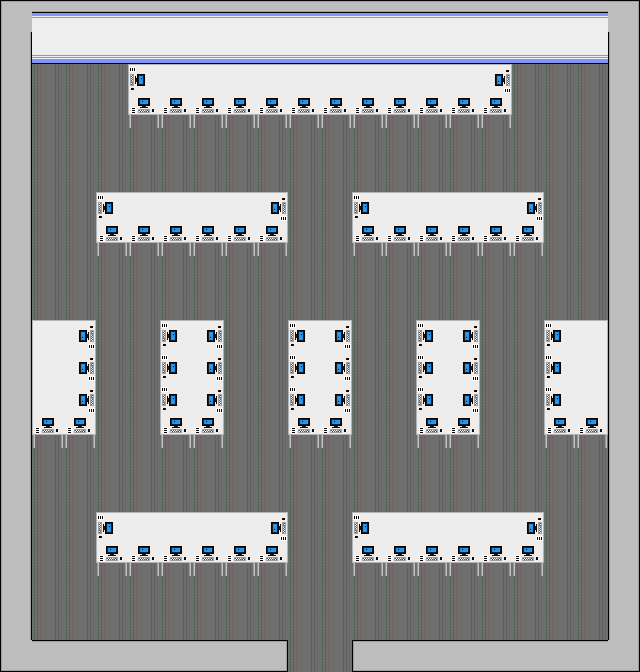

Rendered tile map (Tiled .tmx) drawn with the repository's tilesets; below, a short description and the map source with its tile grids summarised:
An orthogonal 20x21 tile map with 32x32 px tiles, 2 tile layers (Background, Collision) and 32 objects (5x phantom, page, bigPhantom).

<map version="1.8" tiledversion="1.8.5" orientation="orthogonal" renderorder="right-down" width="20" height="21" tilewidth="32" tileheight="32" infinite="0" nextlayerid="7" nextobjectid="53">
 <editorsettings>
  <export target="computerLevel.json" format="json" />
 </editorsettings>
 <tileset firstgid="1" name="computer_lab_spritesheet" tilewidth="32" tileheight="32" tilecount="30" columns="5">
  <image source="computer_lab_spritesheet.png" trans="ff00ff" width="160" height="192" />
  <tile id="1">
   <properties>
    <property name="collides" type="bool" value="true" />
   </properties>
  </tile>
  <tile id="2">
   <properties>
    <property name="collides" type="bool" value="true" />
   </properties>
  </tile>
  <tile id="3">
   <properties>
    <property name="collides" type="bool" value="true" />
   </properties>
  </tile>
  <tile id="4">
   <properties>
    <property name="collides" type="bool" value="true" />
   </properties>
  </tile>
  <tile id="5">
   <properties>
    <property name="collides" type="bool" value="true" />
   </properties>
  </tile>
  <tile id="6">
   <properties>
    <property name="collides" type="bool" value="true" />
   </properties>
  </tile>
  <tile id="7">
   <properties>
    <property name="collides" type="bool" value="true" />
   </properties>
  </tile>
  <tile id="8">
   <properties>
    <property name="collides" type="bool" value="true" />
   </properties>
  </tile>
  <tile id="9">
   <properties>
    <property name="collides" type="bool" value="true" />
   </properties>
  </tile>
  <tile id="10">
   <properties>
    <property name="collides" type="bool" value="true" />
   </properties>
  </tile>
  <tile id="11">
   <properties>
    <property name="collides" type="bool" value="true" />
   </properties>
  </tile>
  <tile id="12">
   <properties>
    <property name="collides" type="bool" value="true" />
   </properties>
  </tile>
  <tile id="13">
   <properties>
    <property name="collides" type="bool" value="true" />
   </properties>
  </tile>
  <tile id="14">
   <properties>
    <property name="collides" type="bool" value="true" />
   </properties>
  </tile>
  <tile id="15">
   <properties>
    <property name="collides" type="bool" value="true" />
   </properties>
  </tile>
  <tile id="16">
   <properties>
    <property name="collides" type="bool" value="true" />
   </properties>
  </tile>
  <tile id="17">
   <properties>
    <property name="collides" type="bool" value="true" />
   </properties>
  </tile>
  <tile id="18">
   <properties>
    <property name="collides" type="bool" value="true" />
   </properties>
  </tile>
  <tile id="19">
   <properties>
    <property name="collides" type="bool" value="true" />
   </properties>
  </tile>
  <tile id="20">
   <properties>
    <property name="collides" type="bool" value="true" />
   </properties>
  </tile>
  <tile id="21">
   <properties>
    <property name="collides" type="bool" value="true" />
   </properties>
  </tile>
  <tile id="22">
   <properties>
    <property name="collides" type="bool" value="true" />
   </properties>
  </tile>
  <tile id="23">
   <properties>
    <property name="collides" type="bool" value="true" />
   </properties>
  </tile>
  <tile id="24">
   <properties>
    <property name="collides" type="bool" value="true" />
   </properties>
  </tile>
  <tile id="25">
   <properties>
    <property name="collides" type="bool" value="true" />
   </properties>
  </tile>
  <tile id="26">
   <properties>
    <property name="collides" type="bool" value="true" />
   </properties>
  </tile>
  <tile id="27">
   <properties>
    <property name="collides" type="bool" value="true" />
   </properties>
  </tile>
 </tileset>
 <layer id="4" name="Background" width="20" height="21">
  <data>[420 cells, 420 non-empty, 1 distinct tile ids]</data>
 </layer>
 <layer id="1" name="Collision" width="20" height="21">
  <data>[420 cells, 206 non-empty, 22 distinct tile ids]</data>
 </layer>
 <objectgroup id="6" name="Objects">
  <object id="6" name="phantom" x="32" y="480">
   <properties>
    <property name="point1" type="object" value="18" />
    <property name="point2" type="object" value="19" />
    <property name="point3" type="object" value="23" />
    <property name="point4" type="object" value="22" />
    <property name="point5" type="object" value="43" />
    <property name="point6" type="object" value="44" />
    <property name="point7" type="object" value="45" />
    <property name="point8" type="object" value="46" />
    <property name="point9" type="object" value="47" />
   </properties>
   <point />
  </object>
  <object id="7" name="phantom" x="32" y="512">
   <properties>
    <property name="point1" type="object" value="12" />
   </properties>
   <point />
  </object>
  <object id="8" name="phantom" x="576" y="320">
   <properties>
    <property name="point1" type="object" value="26" />
    <property name="point2" type="object" value="28" />
    <property name="point3" type="object" value="32" />
    <property name="point4" type="object" value="30" />
    <property name="point5" type="object" value="48" />
    <property name="point6" type="object" value="49" />
    <property name="point7" type="object" value="50" />
    <property name="point8" type="object" value="51" />
    <property name="point9" type="object" value="52" />
   </properties>
   <point />
  </object>
  <object id="9" name="phantom" x="576" y="192">
   <properties>
    <property name="point1" type="object" value="35" />
    <property name="point2" type="object" value="36" />
    <property name="point3" type="object" value="39" />
   </properties>
   <point />
  </object>
  <object id="11" name="phantom" x="32" y="192">
   <properties>
    <property name="point1" type="object" value="38" />
    <property name="point2" type="object" value="37" />
    <property name="point3" type="object" value="34" />
   </properties>
   <point />
  </object>
  <object id="12" x="576" y="512">
   <point />
  </object>
  <object id="18" x="96" y="480">
   <point />
  </object>
  <object id="19" x="96" y="320">
   <point />
  </object>
  <object id="22" x="224" y="480">
   <point />
  </object>
  <object id="23" x="224" y="320">
   <point />
  </object>
  <object id="26" x="512" y="320">
   <point />
  </object>
  <object id="28" x="512" y="480">
   <point />
  </object>
  <object id="30" x="384" y="320">
   <point />
  </object>
  <object id="32" x="384" y="480">
   <point />
  </object>
  <object id="34" x="288" y="192">
   <point />
  </object>
  <object id="35" x="320" y="192">
   <point />
  </object>
  <object id="36" x="320" y="288">
   <point />
  </object>
  <object id="37" x="288" y="288">
   <point />
  </object>
  <object id="38" x="32" y="288">
   <point />
  </object>
  <object id="39" x="576" y="288">
   <point />
  </object>
  <object id="41" name="page" x="64" y="128" width="32" height="32" />
  <object id="42" name="bigPhantom" x="64" y="-128">
   <point />
  </object>
  <object id="43" x="352" y="480">
   <point />
  </object>
  <object id="44" x="352" y="320">
   <point />
  </object>
  <object id="45" x="480" y="320">
   <point />
  </object>
  <object id="46" x="480" y="480">
   <point />
  </object>
  <object id="47" x="576" y="480">
   <point />
  </object>
  <object id="48" x="256" y="320">
   <point />
  </object>
  <object id="49" x="256" y="480">
   <point />
  </object>
  <object id="50" x="128" y="480">
   <point />
  </object>
  <object id="51" x="128" y="320">
   <point />
  </object>
  <object id="52" x="32" y="320">
   <point />
  </object>
 </objectgroup>
</map>
